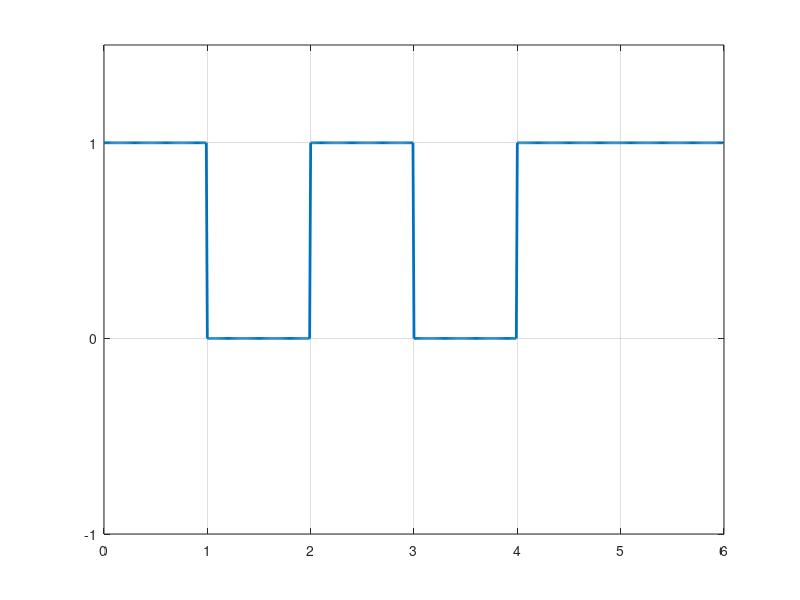

MATLAB code to generate this figure:
clear all
%bits= input('enter bits');
bits=[1 0 1 0 1 1];
bitlen=length(bits);
bitrate=1;
T=bitlen/bitrate;
sample=100;
sampleRate=1/sample;

t=0:sampleRate:(T-sampleRate);
lenT = length(t);
modulation = zeros(1,lenT);

for i=1:bitlen
    if bits(i) ==1
        modulation((i-1)*sample+1:i*sample) = 1;
    end
end

plot(t,modulation, 'Linewidth',2 );
yticks([-1 0 1]);
axis([0 bitlen -1 1.5])
grid on;

checkSampleIndex=0;

demodulation=zeros(1,bitlen);
for i= 1: lenT
    if t(i)>checkSampleIndex
        checkSampleIndex=checkSampleIndex+1;
        demodulation(checkSampleIndex)=modulation(i);
        
    end    
end
disp("Demodulation of NRZ")
disp(demodulation)
        
